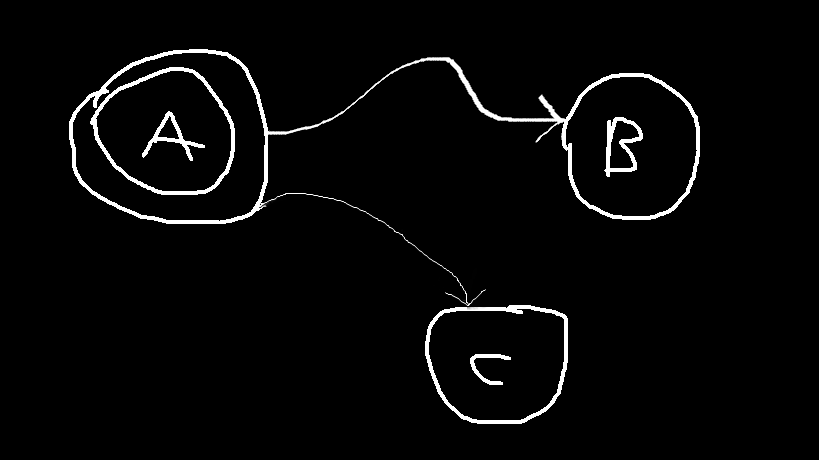
//> input picture img/test.bmp, 819 x 460 px
$ ./main   (built with g++ and OpenCV 4)
//> lines starting //> are read from the running program, lines starting //| are printed output that depends on the picture; after the words box and inside, x2 and y2 are one past the last pixel; in counts of white or black regions, pixels touching at a corner belong together
//> further down, srcImg is the input picture: 460 rows x 819 cols, CV_8UC3; min 0, max 255, mean 7.4
### graphRecog/HoughTrans.h
#ifndef HOUGHTRANS_H
#define HOUGHTRANS_H

#include <opencv2/opencv.hpp>

namespace HoughTrans
{
    void myHoughCircles(cv::InputArray _image, cv::OutputArray _circles,
                        double dp, double minDist,
                        double param1=100, double param2=100,
                        int minRadius=0, int maxRadius=0);
};

#endif HOUGHTRANS_H

### graphRecog/GraphRecog.h
#ifndef GRAPHRECOG_H
#define GRAPHRECOG_H

#include <opencv2/opencv.hpp>

class GraphRecog
{

public:
    GraphRecog(const cv::Mat& srcImg);
    ~GraphRecog(void);


    cv::Mat getBaseImg() const;

    // Private members, moved here for testing

    //! @brief Binarised and thinned image
    //!
    //! Source image after preprocessing (binarized and thinned)
    cv::Mat baseImg;

    //! @brief Holds results of hough circle detection
    std::vector<cv::Vec3f> houghCircles;

    std::vector<std::vector<cv::Point>> contours;
    std::vector<cv::Vec4i> contourHierarchy;

private:
    //! @brief Thinning iteration
    //! Performs both subiterations, depending on subIter
    //! parameter.
    //!
    //! @param img Binary image {0,1}
    //! @param subIter Which subiteration to perform (1 or 2)
    //! @sa thinning(cv::Mat& img, int iter)
    void thinningIter(cv::Mat& img, int subIter);

    //! @brief Performs thinning
    //! Patterns in the source image are thinned to 1 Pixel. End points and
    //! pixel connectivity are preserved.
    //! See:
    //! "A fast parallel algorithm for thinning digital patterns"
    //! T.Y. Zhang and C.Y. Suen
    //! Communications of the ACM, March 1984, Vol. 27, No. 2, Page 236
    //!
    //! @param srcImg Source image (size > 3x3 , 1 channel)
    //! @param dstImg Thinned image
    //! @sa thinningIter(cv::Mat& img, int iter)
    void thinning(const cv::Mat& srcImg, cv::Mat& dstImg);

    //! @brief Convert image to binary {0, 255}
    //!
    //! @param srcImg Source image RGB
    //! @param dstImg Binary Image {0, 255}
    void toBinary(const cv::Mat& srcImg, cv::Mat& dstImg);

    void detectGNodes(const cv::Mat& srcImg);

    void detectGEdges(const cv::Mat& srcImg);

    void detectNodeLabel();
};

#endif GRAPHRECOG_H

### graphRecog/GraphRecog.cpp
#include "GraphRecog.h"
//#include "HoughTrans.h" $(OPENCV_DIR)

#include <algorithm>
#include <iostream>

#include <typeinfo>


GraphRecog::GraphRecog(const cv::Mat& srcImg)
{
    this->toBinary(srcImg, this->baseImg);
    this->thinning(this->baseImg, this->baseImg);
    this->detectGNodes(this->baseImg);
    //this->detectGEdges(this->baseImg);
}


GraphRecog::~GraphRecog(void)
{
}


cv::Mat GraphRecog::getBaseImg() const
{
    return this->baseImg;
}


void GraphRecog::thinningIter(cv::Mat& img, int subIter)
{
    CV_Assert(img.channels() == 1);
    CV_Assert(img.depth() != sizeof(uchar));
    CV_Assert(img.rows > 3 && img.cols > 3);

    cv::Mat deletions = cv::Mat::zeros(img.size(), CV_8UC1);

    // 3x3 Window
    uchar *p9, *p2, *p3; //       North
    uchar *p8, *p1, *p4; // West    +    East
    uchar *p7, *p6, *p5; //       South

    uchar *northRow = NULL;               // Northern row
    uchar *currRow  = img.ptr<uchar>(0);  // Current row
    uchar *southRow = img.ptr<uchar>(1);  // Southern row

    int x, y;
    for (y = 1; y < img.rows-1; ++y)
    {
        // Shift rows up (moves 3x3 matrix down)
        northRow = currRow;
        currRow  = southRow;
        southRow = img.ptr<uchar>(y+1);

        // Initialize column pointers
        p2 = &(northRow[0]);  p3 = &(northRow[1]);
        p1 = &(currRow[0]);   p4 = &(currRow[1]);
        p6 = &(southRow[0]);  p5 = &(southRow[1]);

        for (x = 1; x < img.cols-1; ++x)
        {
            // Shift columns left (moves 3x3 matrix right)
            p9 = p2;  p2 = p3;  p3 = &(northRow[x+1]);
            p8 = p1;  p1 = p4;  p4 = &(currRow[x+1]);
            p7 = p6;  p6 = p5;  p5 = &(southRow[x+1]);

            // Condition A: Number of 0->1 patterns in
            //              the ordered set {p2,...p9}
            int A = (*p2 == 0 && *p3 == 1) +
                    (*p3 == 0 && *p4 == 1) +
                    (*p4 == 0 && *p5 == 1) +
                    (*p5 == 0 && *p6 == 1) +
                    (*p6 == 0 && *p7 == 1) +
                    (*p7 == 0 && *p8 == 1) +
                    (*p8 == 0 && *p9 == 1) +
                    (*p9 == 0 && *p2 == 1);
            // Condition B: Number of non-zero neighbours of p1
            int B = *p2 + *p3 + *p4 + *p5 + *p6 + *p7 + *p8 + *p9;
            // Condition C (dependent on subiteration)
            int C = subIter == 1 ? (*p2 * *p4 * *p6) : (*p2 * *p4 * *p8);
            // Condition D (dependent on subiteration)
            int D = subIter == 1 ? (*p4 * *p6 * *p8) : (*p2 * *p6 * *p8);

            // Check conditions. If all are met, delete point (x,y)
            if (A == 1 && (B >= 2 && B <= 6) && C == 0 && D == 0)
            {
                deletions.ptr<uchar>(y)[x] = 1;
            }
        }
    }
    img &= ~deletions;
}


void GraphRecog::thinning(const cv::Mat& srcImg, cv::Mat& dstImg)
{
    dstImg = srcImg.clone();
    dstImg /= 255; // convert to {0,1} binary image
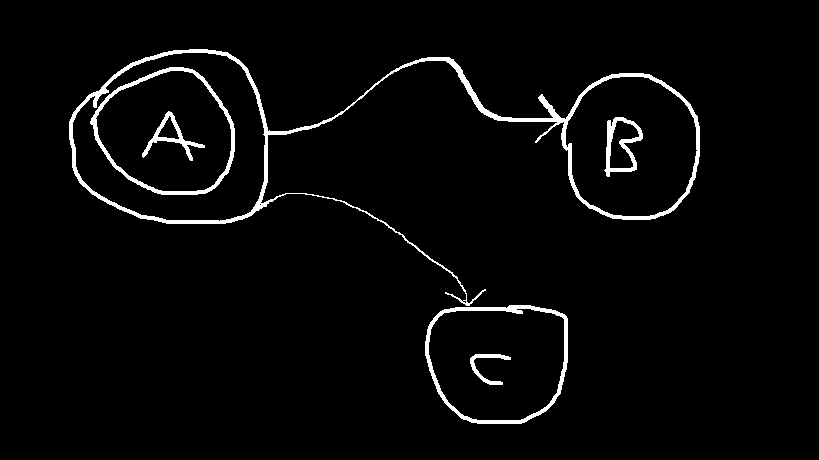
//> dstImg: 460 rows x 819 cols, CV_8UC1; values 0 (black) and 1 (white), 3.1% white; 6 white regions, box (x1, y1, x2, y2) and area: (69, 49, 700, 306) 6396, (425, 305, 568, 424) 1775, (90, 67, 235, 195) 1662, (604, 117, 643, 177) 757, (142, 111, 205, 161) 598, (470, 354, 511, 385) 332

    cv::Mat prevImg = cv::Mat::zeros(dstImg.size(), CV_8UC1);
    cv::Mat diffImg;

    do
    {
        this->thinningIter(dstImg, 1);
        this->thinningIter(dstImg, 2);
        cv::absdiff(dstImg, prevImg, diffImg);
        dstImg.copyTo(prevImg);
    }
    while (cv::countNonZero(diffImg) > 0);
//> this loop made 4 passes
//> pass 1, in thinningIter, `img &= ~deletions;`:
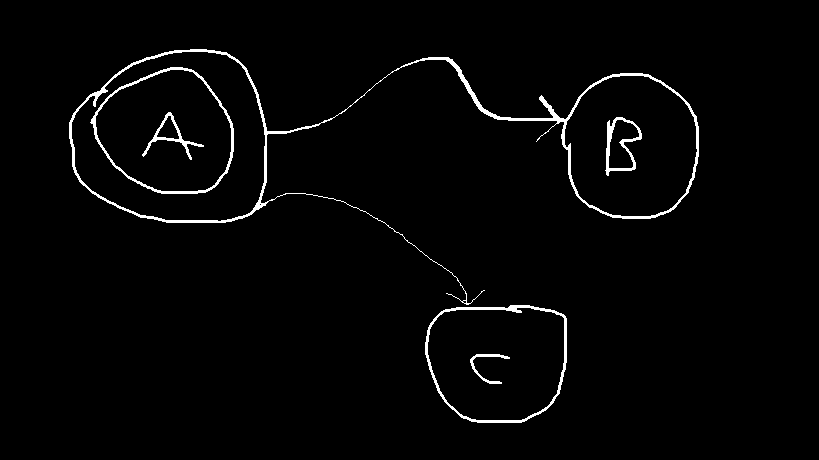
//> img: 460 rows x 819 cols, CV_8UC1; values 0 (black) and 1 (white), 2.1% white; 6 white regions, box (x1, y1, x2, y2) and area: (69, 49, 699, 305) 4348, (425, 305, 567, 423) 1256, (90, 67, 234, 194) 1132, (605, 117, 642, 176) 552, (142, 112, 204, 160) 414, (470, 354, 510, 384) 228
//> pass 1, in thinningIter (call 2), `img &= ~deletions;`:
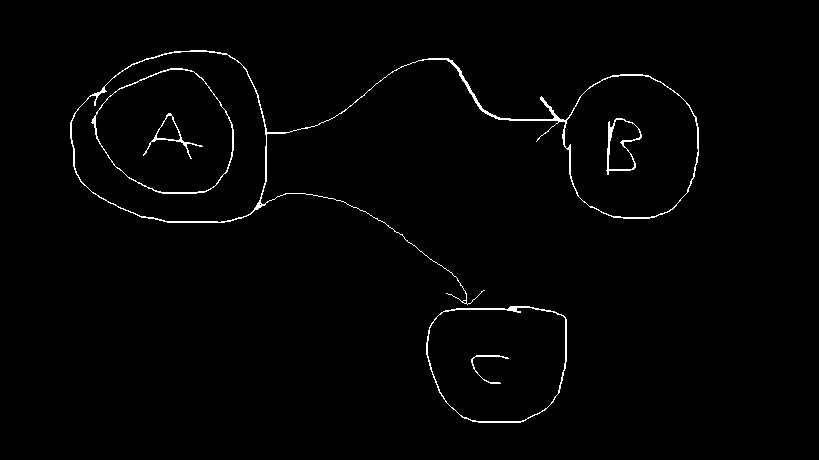
//> img: 460 rows x 819 cols, CV_8UC1; values 0 (black) and 1 (white), 1.3% white in thin lines or dots, all inside (x1, y1, x2, y2) = (70, 50, 699, 423)
//> pass 2, in thinningIter (call 3), `img &= ~deletions;`:
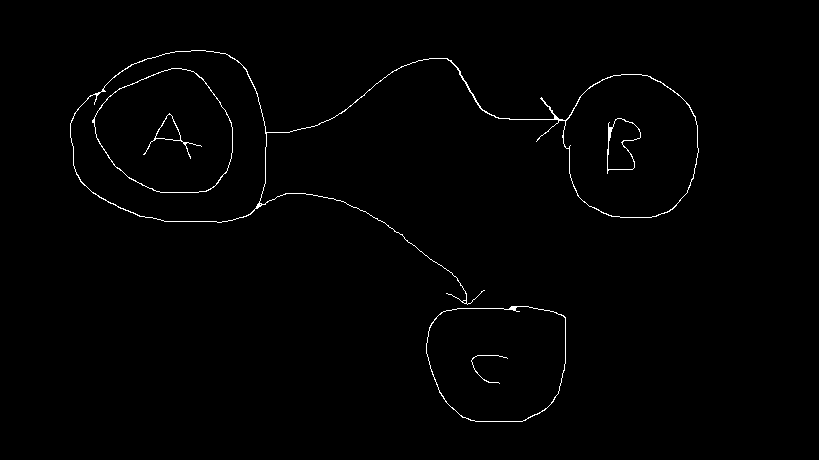
//> img: 460 rows x 819 cols, CV_8UC1; values 0 (black) and 1 (white), 0.87% white in thin lines or dots, all inside (x1, y1, x2, y2) = (70, 50, 699, 422)
//> after the loop:
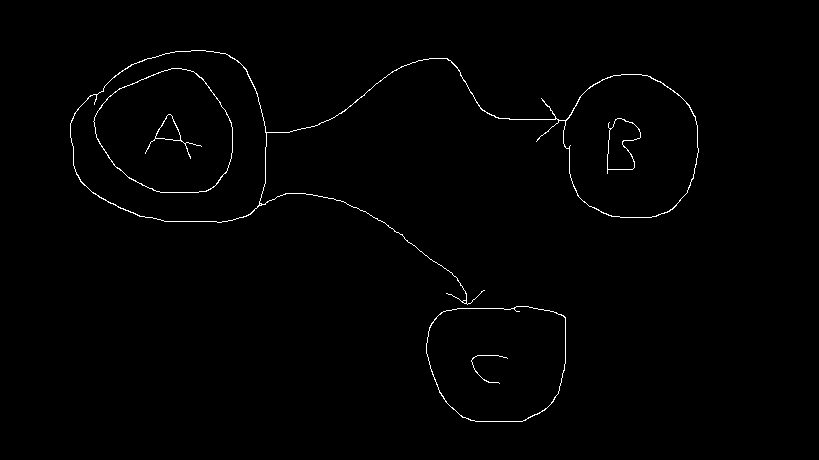
//> dstImg: 460 rows x 819 cols, CV_8UC1; values 0 (black) and 1 (white), 0.83% white in thin lines or dots, all inside (x1, y1, x2, y2) = (70, 50, 699, 422)
//> after the loop: diffImg: 460 rows x 819 cols, CV_8UC1; every value is 0

    dstImg *= 255; // convert back to {0,255} binary image
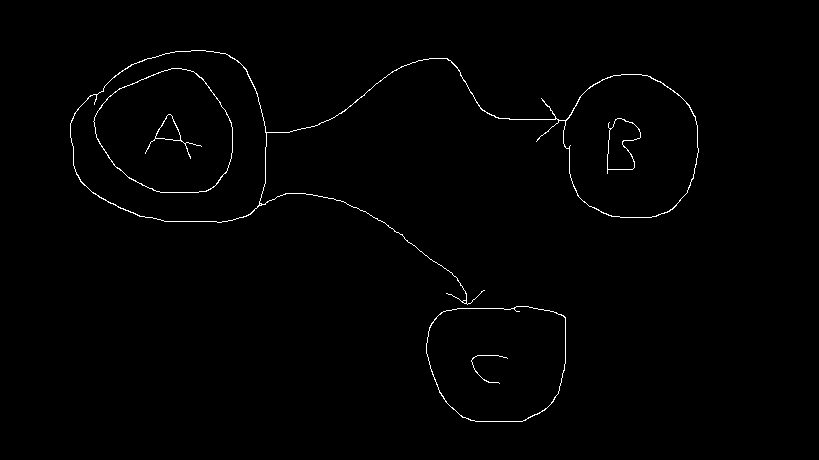
//> dstImg: 460 rows x 819 cols, CV_8UC1; 0.83% white in thin lines or dots, all inside (x1, y1, x2, y2) = (70, 50, 699, 422)
}


void GraphRecog::toBinary(const cv::Mat& srcImg, cv::Mat& dstImg)
{
    cv::cvtColor(srcImg, dstImg, CV_BGR2GRAY);
    cv::threshold(dstImg, dstImg, 10, 255, CV_THRESH_BINARY);
}


void GraphRecog::detectGNodes(const cv::Mat& srcImg)
{
    int accumulatorThreshold = 5;
    int cannyThreshold = 50;

    cv::Mat tmpImg = srcImg.clone(); // for testing only, this is bad

    // Reduce the noise to avoid false circle detection
    //GaussianBlur(tmpImg, tmpImg, cv::Size(9, 9), 2, 2);

    HoughCircles(tmpImg, houghCircles, CV_HOUGH_GRADIENT, 1, srcImg.rows/8, cannyThreshold, accumulatorThreshold, 0, 0);
//> houghCircles = 93 circles (x, y, radius), first 12: [628.5, 145.5, 70.9], [248.5, 438.5, 253.4], [200.5, 17.5, 204.9], [291.5, 366.5, 172.3], [190.5, 166.5, 116.7], [495.5, 351.5, 70.5], [448.5, 183.5, 124.7], [36.5, 163.5, 229.8], [482.5, 235.5, 186.7], [357.5, 327.5, 208.9], [284.5, 306.5, 285], [184.5, 100.5, 93.2]
    //HoughTrans::myHoughCircles(tmpImg, houghCircles, 1, srcImg.rows/8, cannyThreshold, accumulatorThreshold, 0, 0);

    // Calculate radius Median. Discard large/small circles.
    // We can assume that the nodes are of similar size.
    if (!houghCircles.empty())
    {
        size_t n = houghCircles.size() / 2;
//> n = 46
        // partial sort for linear avg complexity
        std::nth_element(houghCircles.begin(),
                         houghCircles.begin()+n,
                         houghCircles.end(),
                         [](cv::Vec3f c1,cv::Vec3f c2)->bool{return c1[2]<c2[2];} );
//> houghCircles = 93 items, first 12: [702.5, 217.5, 30.1], [553.5, 129.5, 11.8], [245.5, 122.5, 19.4], [683.5, 130.5, 14.4], [241.5, 192.5, 26.6], [386.5, 255.5, 26.6], [140.5, 200.5, 16.8], [645.5, 201.5, 16.9], [468.5, 291.5, 10.9], [581.5, 379.5, 21.2], [643.5, 89.5, 15.8], [628.5, 145.5, 70.9]
        float radMedian = floor(houghCircles[n][2]);
//> radMedian = 138

        std::vector<cv::Vec3f>::iterator it;
        for(it = houghCircles.begin(); it != houghCircles.end(); ++it)
        {
            if ( fabs((*it)[2]-radMedian) > 0.25f *radMedian)
            {
                (*it)[0] = 0.0f;
                (*it)[1] = 0.0f;
                (*it)[2] = 0.0f;
            }
            else
            {
                (*it)[0] = floor((*it)[0]);
                (*it)[1] = floor((*it)[1]);
                (*it)[2] = floor((*it)[2]);
            }
        }
//> this loop made 93 passes

        // TODO: Detect circle intersections with Bentley-Ottoman-alogorithm
        std::sort(houghCircles.begin(),
                  houghCircles.end(),
                  [](cv::Vec3f c1, cv::Vec3f c2)->bool{return c1[0]<c2[0];} );
//> houghCircles = 93 items, first 12: [0, 0, 0], [0, 0, 0], [0, 0, 0], [0, 0, 0], [0, 0, 0], [0, 0, 0], [0, 0, 0], [0, 0, 0], [0, 0, 0], [0, 0, 0], [0, 0, 0], [0, 0, 0]
    }
}


// [12 lines left out: function detectGEdges, not called in this run]


void GraphRecog::detectNodeLabel()
{
}

### graphRecog/main.cpp
#include <iostream>

#include <opencv2/opencv.hpp>

#include "graphrecog.h"

// For Notebooks:
// Force Nvidia Optimus enabled devices to use
// dedicated graphics by default. (might crash when using
// integrated intel graphics depending on driver)
extern "C" {
    _declspec(dllexport) unsigned long NvOptimusEnablement = 0x00000001;
}

int main(int argc, char** argv)
{
    // Read the image
    cv::Mat srcImg;
    if (argc < 2)
    {
        srcImg = cv::imread("test.bmp", 1);
    }
    else
    {
        srcImg = cv::imread(argv[1], 1);
    }
    if(!srcImg.data)
    {
        std::cerr<<"Invalid input image\n";
        return -1;
    }

    GraphRecog recog = GraphRecog(srcImg);

    cv::Mat baseImg = recog.getBaseImg();

    // Display Results of Hough transformation
    cv::Mat houghImg;
    cv::cvtColor(baseImg, houghImg, CV_GRAY2RGB);
    std::vector<cv::Vec3f> houghCircles = recog.houghCircles;
    for(size_t i = 0; i < houghCircles.size(); i++)
    {
        cv::Point center(cvRound(houghCircles[i][0]), cvRound(houghCircles[i][1]));

        std::cout << "(" << houghCircles[i][0] << "," << houghCircles[i][1] << "), " << houghCircles[i][2] << std::endl;
        // circle center
        circle(houghImg, center, 3, cv::Scalar(0,255,0), -1, 8, 0);
        // circle outline
        circle(houghImg, center, cvRound(houghCircles[i][2]), cv::Scalar(0,0,255), 3, 8, 0);
    }
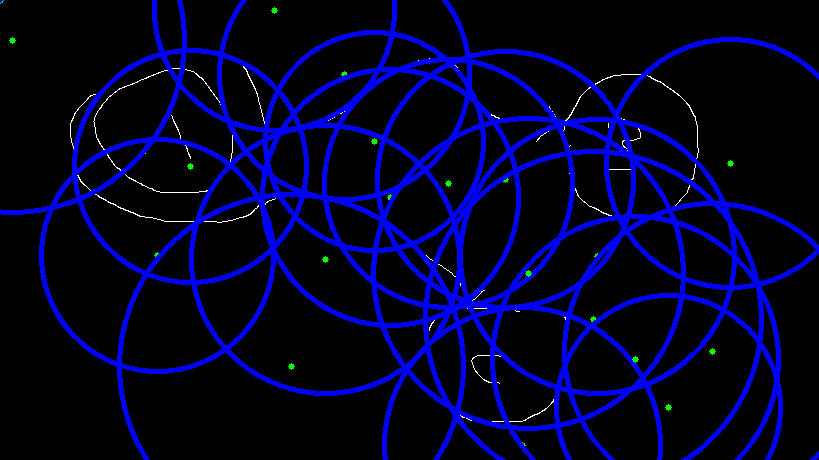
//> houghImg: 460 rows x 819 cols, CV_8UC3; mean R, G, B 0.9, 1.3, 40
    cv::imshow("Circles", houghImg);
    // [18 lines of commented-out code are left out]
    cv::waitKey();
    return 0;
}
